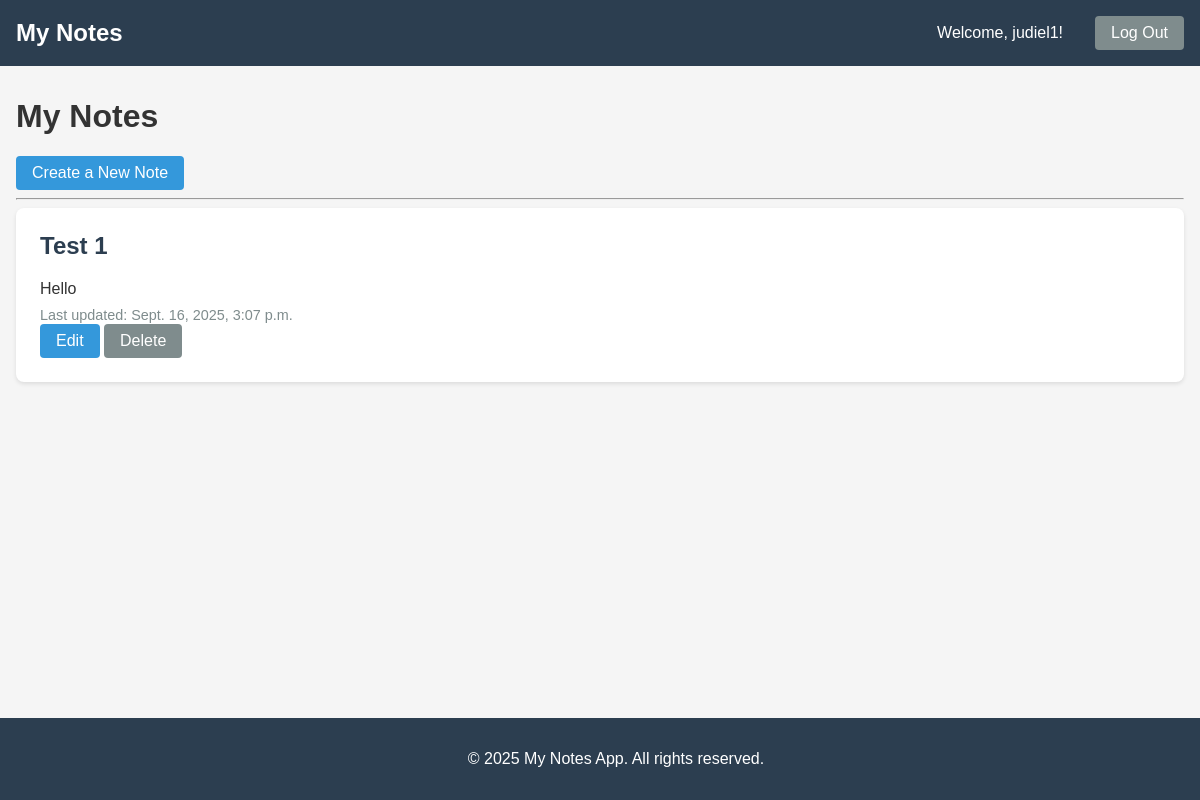
/notes/ (signed in), run on an earlier commit of the app's database.
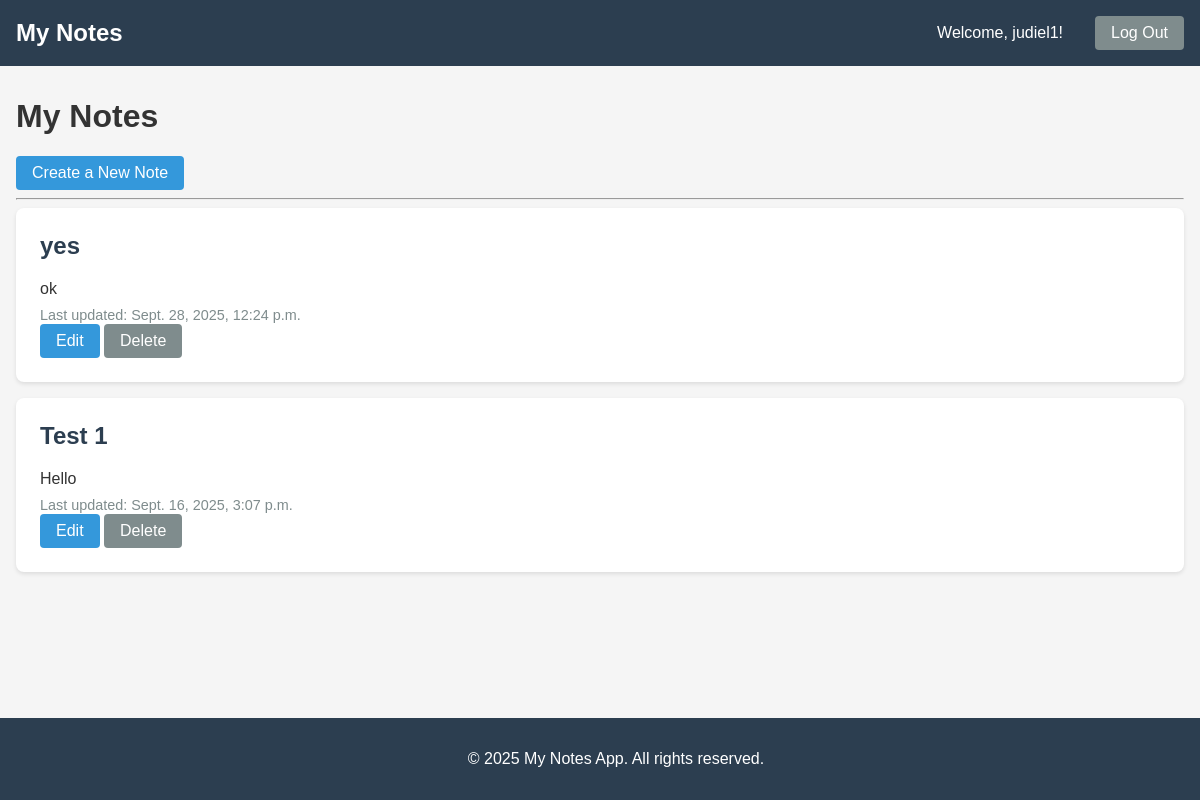
And on a later commit of the database.
### notes/models.py (models this page shows, shortened)
class Note(models.Model):
    title = models.CharField(max_length=255)
    description = models.TextField() # TextField is better for long descriptions
    createdAt = models.DateTimeField(auto_now_add=True)
    updatedAt = models.DateTimeField(auto_now=True)
    createdBy = models.ForeignKey(User, on_delete=models.CASCADE, related_name="notes")
    is_deleted = models.BooleanField(default=False)

### notes/views.py (the view)
# urls.py: path('notes/', views.note_list_view, name='note_list'),  # Notes home page
@login_required
def note_list_view(request):
    notes = Note.objects.filter(createdBy=request.user, is_deleted=False).order_by('-updatedAt')
    return render(request, 'notes/note_list.html', {'notes': notes})

### notes/templates/notes/note_list.html (shortened to what this page needs)
{% extends 'notes/base.html' %}
{% block content %}
<h1>My Notes</h1>
<a href="{% url 'notes:note_create' %}" class="btn btn-primary">Create a New Note</a>
<hr>
{% for note in notes %}
<div id="note-{{ note.pk }}" class="note-card">
    <h2>{{ note.title }}</h2>
    <p>{{ note.description }}</p>
    <small class="timestamp">Last updated: {{ note.updatedAt }}</small>
    <div>
        <a href="{% url 'notes:note_edit' note.pk %}" class="btn btn-primary">Edit</a>
        <button
            class="btn btn-secondary"
            hx-delete="{% url 'notes:note_delete' note.pk %}"
            hx-target="#note-{{ note.pk }}"
            hx-swap="outerHTML"
            hx-confirm="Are you sure?"
            hx-headers='{"X-CSRFToken": "{{csrf_token}}"}'>
            Delete
        </button>
    </div>
</div>
{% empty %}
<p>You haven't created any notes yet.</p>
{% endfor %}
{% endblock %}

### notes/templates/notes/base.html (shortened to what this page needs)
<!DOCTYPE html>
<html lang="en">
<head>
    {% load static %}
    <link rel="stylesheet" href="{% static 'css/styles.css' %}">
</head>
<body>
    <nav class="navbar">
        <div class="navbar-brand">
            {% if user.is_authenticated %}
                <a href="{% url 'notes:note_list' %}" style="color: white; text-decoration: none;">My Notes</a>
            {% else %}
                <a href="{% url 'notes:landing' %}" style="color: white; text-decoration: none;">My Notes</a>
            {% endif %}
        </div>
        <div class="navbar-menu">
            {% if user.is_authenticated %}
                <span>Welcome, {{ user.username }}!</span>
                <form method="post" action="{% url 'notes:logout' %}" class="logout-form">
                    <button type="submit" class="btn btn-secondary">Log Out</button>
                </form>
            {% else %}
                <a href="{% url 'notes:login' %}" class="btn btn-secondary">Log In</a>
                <a href="{% url 'notes:signup' %}" class="btn btn-primary">Sign Up</a>
            {% endif %}
        </div>
    </nav>
    <main class="container">
        {% block content %}{% endblock %}
    </main>
    <footer class="footer">
        <p>&copy; 2025 My Notes App. All rights reserved.</p>
    </footer>
</body>
</html>

### notes/static/css/styles.css (style rules this page uses)
body { font-family: Arial, sans-serif; margin: 0; padding: 0; background-color: #f5f5f5; color: #333; }
.navbar { background-color: #2c3e50; padding: 1rem; display: flex; justify-content: space-between; align-items: center; color: white; }
.navbar-brand { font-size: 1.5rem; font-weight: bold; }
.navbar-menu { display: flex; align-items: center; gap: 1rem; }
.navbar-menu span { margin-right: 1rem; }
.container { max-width: 1200px; margin: 2rem auto; padding: 0 1rem; }
.btn { padding: 0.5rem 1rem; border: none; border-radius: 4px; cursor: pointer; text-decoration: none; display: inline-block; font-size: 1rem; }
.btn-primary { background-color: #3498db; color: white; }
.btn-secondary { background-color: #7f8c8d; color: white; }
.note-card { background-color: white; padding: 1.5rem; margin-bottom: 1rem; border-radius: 8px; box-shadow: 0 2px 4px rgba(0,0,0,0.1); }
.note-card h2 { margin-top: 0; color: #2c3e50; }
.note-card p { margin: 0.5rem 0; }
.note-card .timestamp { color: #7f8c8d; font-size: 0.9rem; }
.footer { background-color: #2c3e50; color: white; text-align: center; padding: 1rem; position: fixed; bottom: 0; width: 100%; z-index: 1000; }
.logout-form { display: inline; }

What changed in the data, as far as the page shows it:
added Note: title "yes", description "ok", updatedAt "Sept. 28, 2025, 12:24 p.m."
